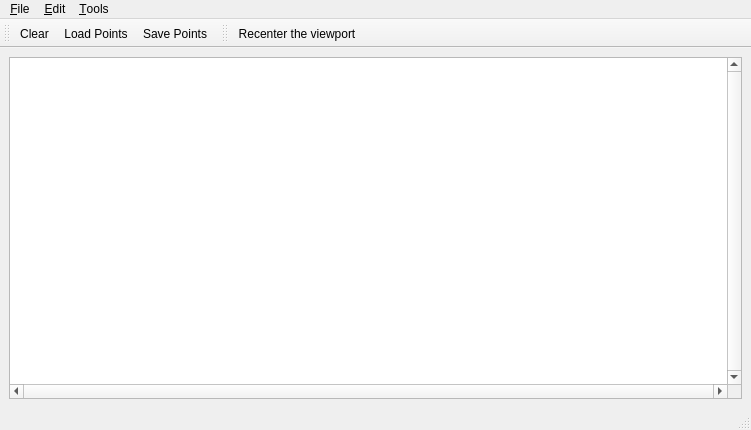
<?xml version="1.0" encoding="UTF-8"?>
<ui version="4.0">
 <author>GeometryFactory</author>
 <class>Apollonius_graph_2</class>
 <widget class="QMainWindow" name="Apollonius_graph_2">
  <property name="geometry">
   <rect>
    <x>0</x>
    <y>0</y>
    <width>751</width>
    <height>430</height>
   </rect>
  </property>
  <property name="windowTitle">
   <string>CGAL Apollonius Graph</string>
  </property>
  <property name="windowIcon">
   <iconset>
    <normaloff>:/cgal/logos/cgal_icon</normaloff>:/cgal/logos/cgal_icon</iconset>
  </property>
  <widget class="QWidget" name="centralwidget">
   <layout class="QGridLayout">
    <item row="0" column="0">
     <widget class="QGraphicsView" name="graphicsView">
      <property name="focusPolicy">
       <enum>Qt::StrongFocus</enum>
      </property>
      <property name="verticalScrollBarPolicy">
       <enum>Qt::ScrollBarAlwaysOn</enum>
      </property>
      <property name="horizontalScrollBarPolicy">
       <enum>Qt::ScrollBarAlwaysOn</enum>
      </property>
      <property name="transformationAnchor">
       <enum>QGraphicsView::NoAnchor</enum>
      </property>
     </widget>
    </item>
   </layout>
  </widget>
  <widget class="QStatusBar" name="statusbar"/>
  <widget class="QToolBar" name="fileToolBar">
   <property name="windowTitle">
    <string>File Tools</string>
   </property>
   <attribute name="toolBarArea">
    <enum>TopToolBarArea</enum>
   </attribute>
   <attribute name="toolBarBreak">
    <bool>false</bool>
   </attribute>
   <addaction name="actionClear"/>
   <addaction name="actionLoadPoints"/>
   <addaction name="actionSavePoints"/>
  </widget>
  <widget class="QToolBar" name="toolBar">
   <property name="windowTitle">
    <string>Visualization Tools</string>
   </property>
   <attribute name="toolBarArea">
    <enum>TopToolBarArea</enum>
   </attribute>
   <attribute name="toolBarBreak">
    <bool>false</bool>
   </attribute>
   <addaction name="actionRecenter"/>
  </widget>
  <widget class="QMenuBar" name="menubar">
   <property name="geometry">
    <rect>
     <x>0</x>
     <y>0</y>
     <width>751</width>
     <height>19</height>
    </rect>
   </property>
   <widget class="QMenu" name="menuFile">
    <property name="title">
     <string>&amp;File</string>
    </property>
    <addaction name="separator"/>
    <addaction name="actionClear"/>
    <addaction name="actionLoadPoints"/>
    <addaction name="actionSavePoints"/>
    <addaction name="separator"/>
    <addaction name="actionQuit"/>
   </widget>
   <widget class="QMenu" name="menuEdit">
    <property name="title">
     <string>&amp;Edit</string>
    </property>
    <addaction name="actionInsertRandomPoints"/>
   </widget>
   <widget class="QMenu" name="menuTools">
    <property name="title">
     <string>&amp;Tools</string>
    </property>
    <addaction name="separator"/>
    <addaction name="actionRecenter"/>
   </widget>
   <addaction name="menuFile"/>
   <addaction name="menuEdit"/>
   <addaction name="menuTools"/>
  </widget>
  <action name="actionAbout">
   <property name="text">
    <string>&amp;About</string>
   </property>
  </action>
  <action name="actionAboutCGAL">
   <property name="text">
    <string>About &amp;CGAL</string>
   </property>
  </action>
  <action name="actionQuit">
   <property name="text">
    <string>&amp;Quit</string>
   </property>
   <property name="shortcut">
    <string>Ctrl+Q</string>
   </property>
  </action>
  <action name="actionInsertRandomPoints">
   <property name="text">
    <string>&amp;Insert random points</string>
   </property>
   <property name="shortcut">
    <string>Ctrl+I</string>
   </property>
  </action>
  <action name="actionClear">
   <property name="icon">
    <iconset>
     <normaloff>:/cgal/fileToolbar/fileNew.png</normaloff>:/cgal/fileToolbar/fileNew.png</iconset>
   </property>
   <property name="text">
    <string>&amp;Clear</string>
   </property>
   <property name="shortcut">
    <string>Ctrl+C</string>
   </property>
  </action>
  <action name="actionLoadPoints">
   <property name="icon">
    <iconset>
     <normaloff>:/cgal/fileToolbar/fileOpen.png</normaloff>:/cgal/fileToolbar/fileOpen.png</iconset>
   </property>
   <property name="text">
    <string>&amp;Load Points...</string>
   </property>
   <property name="shortcut">
    <string>Ctrl+L</string>
   </property>
  </action>
  <action name="actionSavePoints">
   <property name="icon">
    <iconset>
     <normaloff>:/cgal/fileToolbar/fileSave.png</normaloff>:/cgal/fileToolbar/fileSave.png</iconset>
   </property>
   <property name="text">
    <string>&amp;Save Points...</string>
   </property>
   <property name="shortcut">
    <string>Ctrl+S</string>
   </property>
  </action>
  <action name="actionRecenter">
   <property name="icon">
    <iconset>
     <normaloff>:/cgal/Input/zoom-best-fit</normaloff>:/cgal/Input/zoom-best-fit</iconset>
   </property>
   <property name="text">
    <string>Re&amp;center the viewport</string>
   </property>
   <property name="shortcut">
    <string>Ctrl+R</string>
   </property>
  </action>
 </widget>
 <resources/>
 <connections/>
</ui>
